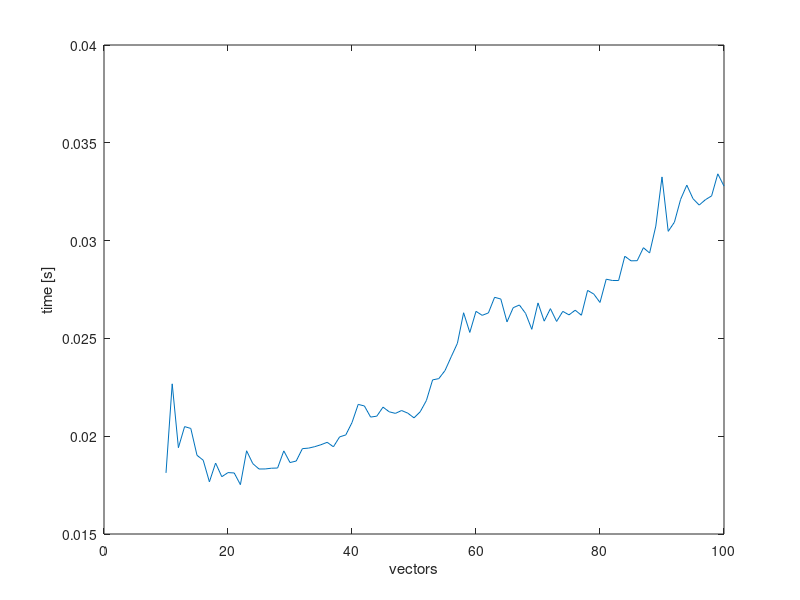

Here is the MATLAB script that generated this plot:
res = [
0.018125 
0.022677 
0.019412 
0.020491 
0.020396 
0.019024 
0.018773 
0.017667 
0.018628 
0.017929 
0.018139 
0.018121 
0.017523 
0.019255 
0.018598 
0.018323 
0.018326 
0.018363 
0.018373 
0.01925
0.018653 
0.01873
0.019364 
0.019391 
0.019466 
0.019565 
0.019688 
0.019458 
0.019964 
0.020066 
0.020697 
0.021627 
0.021546 
0.020978 
0.021024 
0.021487 
0.021248 
0.021167 
0.021313 
0.021178 
0.020938 
0.021249 
0.021826 
0.022879 
0.022944 
0.023355 
0.024061 
0.024749 
0.026311 
0.025305 
0.026383 
0.026179 
0.026303 
0.027102 
0.027013 
0.025844 
0.02657
0.026707 
0.026278 
0.025464 
0.026814 
0.025882 
0.026522 
0.025867 
0.026382 
0.026203 
0.026442 
0.026184 
0.027455 
0.027266 
0.026837 
0.028027 
0.027961 
0.027959 
0.0292
0.028966 
0.028973 
0.029637 
0.029366 
0.030741 
0.033256 
0.030473 
0.03094
0.032107 
0.032836 
0.032143 
0.031817 
0.032091 
0.032285 
0.033414 
0.032784 ];
plot(10:100,res)
xlabel('vectors')
ylabel('time [s]')

